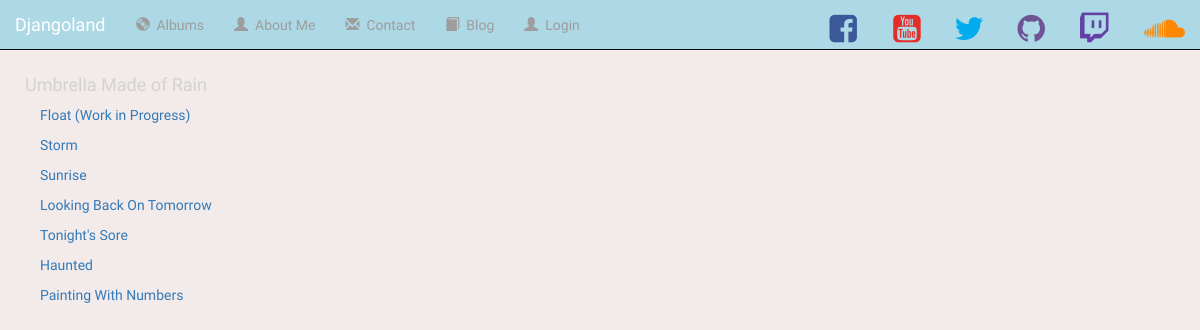
Before: /My_Songs/songs/ with the older database file.
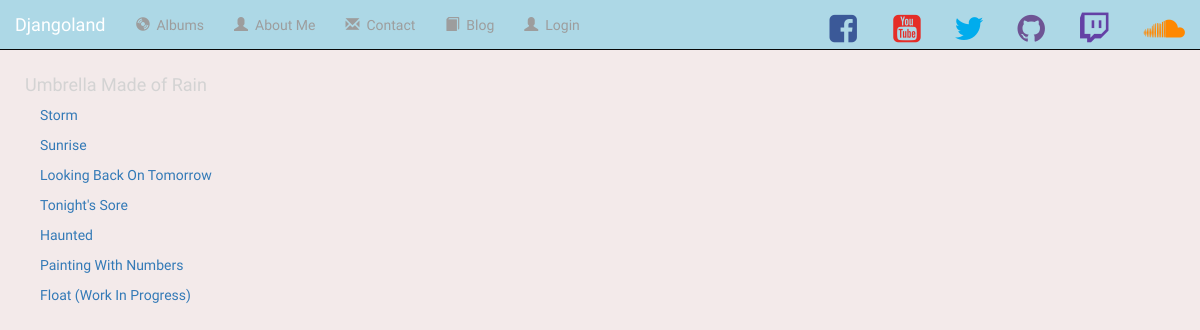
After: the same page with the newer database file.
### My_Songs/models.py (models this page shows, shortened)
class Album(models.Model):
    artist = models.CharField(max_length=250)
    album_title = models.CharField(max_length=250)
    genre = models.CharField(max_length=250)
    album_logo = models.CharField(max_length=1000)
    album_description = models.CharField(max_length=10000, null=True, blank=True)

class Song(models.Model):
    album = models.ForeignKey(Album, on_delete=models.CASCADE)  # Relates albums and songs
    file_type = models.CharField(max_length=10)
    song_title = models.CharField(max_length=250)
    song_link = models.CharField(max_length=1000, null=True, blank=True)
    song_description = models.CharField(max_length=10000, null=True, blank=True)

### My_Songs/views.py (the view)
# urls.py: path('songs/', My_Songs.views.all_songs, name='all_songs'),
def all_songs(request):
    all_albums = Album.objects.all()  # Get all albums
    return render(request, 'My_Songs/songs.html', {'all_albums': all_albums})

### My_Songs/templates/My_Songs/songs.html (shortened to what this page needs)
{% extends 'base.html' %}
{% block body %}
        {% for album in all_albums %}
            <h4 style="margin-left:25px">{{ album.album_title }}</h4>
            {% for song in album.song_set.all %}
                 <ul>
                    {% if song.song_link != null %}
                        <a href = "{{ song.song_link }}" target="_blank">{{song.song_title}}</a>
                    {% else %}
                        {{song.song_title}}
                    {% endif %}
                </ul>
            {% endfor %}
        {% endfor %}
{% endblock %}

### templates/base.html (shortened to what this page needs)
<!DOCTYPE html>
<html lang="en">
<head>
    <link rel="stylesheet" href="https://maxcdn.bootstrapcdn.com/bootstrap/3.3.6/css/bootstrap.min.css">
    <link href="https://maxcdn.bootstrapcdn.com/font-awesome/4.2.0/css/font-awesome.min.css" rel="stylesheet">
    {% load staticfiles %}
    <link rel="stylesheet" type="text/css" href="{% static 'My_Songs/style.css' %}" />
</head>
<body data-spy="scroll" data-target=".navbar" data-offset="50">
    <nav class="navbar navbar-inverse navbar-fixed-top">
        <div class="container-fluid">
            <div class="navbar-header">
                <a class="navbar-brand" href="{% url 'My_Songs:index' %}">Djangoland</a>
            </div>
            <div class="collapse navbar-collapse" id="topNavBar">
                <ul class="nav navbar-nav">
                    <li class="">
                        <a href="/My_Songs/album_page/">
                            <span class="glyphicon glyphicon-cd" aria-hidden="true"></span>&nbsp; Albums
                        </a>
                    </li>
                    <li class="">
                        <a href="/My_Songs/songs/">
                            <span class="glyphicon glyphicon-user" aria-hidden="true"></span>&nbsp; About Me
                        </a>
                    </li>
                    <li class="">
                        <a href="https://www.youtube.com/channel/UCpKvmRgD_AFG4b534sG0nXA?view_as=subscriber" target="_blank">
                            <span class="glyphicon glyphicon-envelope" aria-hidden="true"></span>&nbsp; Contact
                        </a>
                    </li>
                    <li class="">
                        <a href="/BlogApp/">
                            <span class="glyphicon glyphicon-book" aria-hidden="true"></span>&nbsp; Blog
                        </a>
                    </li>
                    <li class="">
                        {% if user.is_authenticated %}
                           <a href="/user/">
                               <span class="glyphicon glyphicon-user" aria-hidden="true"></span>&nbsp; {{ user.username }}
                           </a>
                        {% else %}
                            <a href="/login/">
                                <span class="glyphicon glyphicon-user" aria-hidden="true"></span>&nbsp; Login
                            </a>
                        {% endif %}
                    </li>
                </ul>
                <form class ="navbar-form navbar-right" role="search" method="get" action="">
                    <div>
                        <a href="https://www.facebook.com/owen.carpenter.50?ref=bookmarks" target="_blank"><i class="fa fa-facebook-square" style="font-size:32px; color:#3B5998; margin-left:23px; margin-bottom:20px"></i></a>
                        <a href="https://www.youtube.com/channel/UCpKvmRgD_AFG4b534sG0nXA?view_as=subscriber" target="_blank"><i class="fa fa-youtube-square" style="font-size:32px; color:#e52d27; margin-left:33px; margin-top:5px"></i></a>
                        <a href="https://twitter.com/Unfold_Reality" target="_blank"><i class="fa fa-twitter" style="font-size:32px; color:#00aced; margin-left:30px; margin-top:5px"></i></a>
                        <a href="https://github.com/oFrusch" target="_blank"><i class="fa fa-github" style="font-size:32px; color:#6e5494; margin-left:30px; margin-top:5px"></i></a>
                        <a href="https://www.twitch.tv/odjangolicious" target="_blank"><i class="fa fa-twitch" style="font-size:32px; color:#6441a5; margin-left:30px; margin-top:5px"></i></a>
                        <a href="https://soundcloud.com/owen-carpenter-2/" target="_blank"><i class="	fa fa-soundcloud" style="font-size:32px; color:#ff8800; margin-left:30px; margin-top:5px"></i></a>
                    </div>
                </form>
            </div>
        </div>
    </nav>
    {% block body %}
    {% endblock %}
</body>
</html>

### My_Songs/static/My_Songs/style.css (style rules this page uses)
body { margin-top:75px; margin-bottom:50px; background-color: #F3EAEA; background-image: none; font-family: 'Quicksand', sans-serif; }
h4 { color:lightgrey; }
.navbar { border-radius: 20; text-color:; background-color:lightblue; position:fixed; width: 100%; height:5%; }
.navbar-brand { font-family: 'Quicksand', sans-serif; }

Changed rows visible on the page:
removed Song: song_title "Float (Work in Progress)"
added Song: song_title "Float (Work In Progress)"
